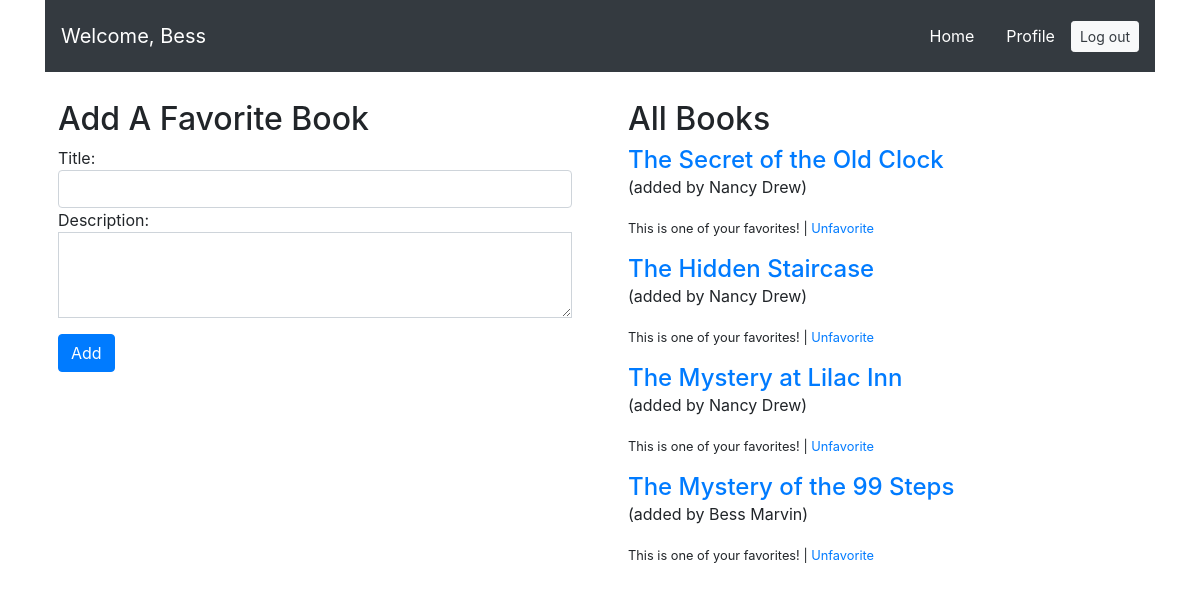
Before: /books/ (signed in) with the older database file.
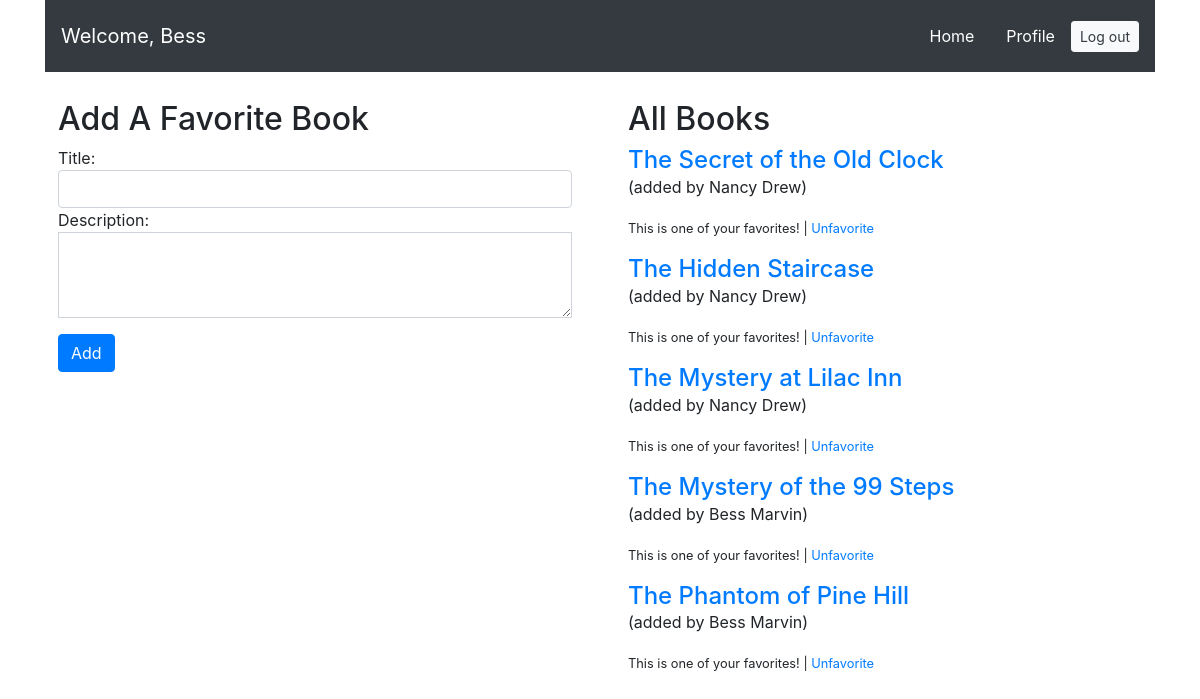
After: the same page with the newer database file.
### book_app/models.py (models this page shows)
class Book(models.Model):
    uploaded_by = models.ForeignKey(User, related_name="books_uploaded", on_delete=models.CASCADE)
    liked_by = models.ManyToManyField(User, related_name="liked_books")
    title = models.CharField(max_length=255)
    desc = models.TextField()
    created_at = models.DateTimeField(auto_now_add=True)
    updated_at = models.DateTimeField(auto_now=True)
    objects = BookManager()

### login_app/models.py (models this page shows)
class User(models.Model):
    first_name = models.CharField(max_length=45)
    last_name = models.CharField(max_length=45)
    email = models.CharField(max_length=255)
    password = models.CharField(max_length=255)
    created_at = models.DateTimeField(auto_now_add=True)
    updated_at = models.DateTimeField(auto_now=True)
    objects = UserManager()

### book_app/views.py (the view)
# urls.py: path('', views.index),
def index(request):
    if 'user_id' not in request.session:  # send back to login
        return redirect('/login')
    context = {
        'all_books': Book.objects.all(),
        'logged_user': User.objects.get(id=request.session['user_id'])
    }
    return render(request, 'book/index.html', context)

### book_app/templates/book/index.html (shortened to what this page needs)
<!DOCTYPE html>
<html lang="en">
<head>
    <link rel="stylesheet" href="https://stackpath.bootstrapcdn.com/bootstrap/4.3.1/css/bootstrap.min.css">
</head>
<body>
    <div class="wrapper container">
        <nav class="navbar navbar-expand-lg navbar-dark bg-dark">
            <a class="navbar-brand" href="/books">Welcome, {{ request.session.username }}</a>
            <div class="collapse navbar-collapse" id="navbarText">
                <span class="navbar-text"><a class="navbar" href="/books">Home</a></span>
                <span class="navbar-text"><a class="navbar" href="/books/profile/{{logged_user.id}}">Profile</a></span>
                <span class="navbar-text"><a class="btn btn-sm btn-light text-dark" href="/logout" role="button">Log out</a></span>
            </div>
        </nav>
        <div class="row">
            <div class="col p-4 m-1">
                <h2 class="display-7">Add A Favorite Book</h2>
                <form action="/books/create" method="POST">
                    <div class="form-group">
                        Title:<input type="text" class="form-control" name="title">
                        Description:<textarea class="form-control rounded-0" rows="3" name="desc"></textarea>
                    </div>
                    <button type="submit" class="btn btn-primary">Add</button>
                </form>
            </div>
            <div class="col p-4 m-1">
                <h2 class="display-7">All Books</h2>
                {% for book in all_books %}
                <div class="form-group">
                    <a href="/books/{{book.id}}"><h4 class="d-inline mr-5">{{book.title}}</h4></a>
                    <p>(added by {{ book.uploaded_by.first_name }} {{ book.uploaded_by.last_name }})</p>
                    {% if logged_user not in book.liked_by.all %}
                        <a href="/books/favorite/{{book.id}}">Add to Favorites!</a>
                    {% else %}
                        <p><small>This is one of your favorites! | <a href="/books/destroy_favorite/{{book.id}}">Unfavorite</a></small></p>
                    {% endif %}
                </div>
                {% endfor %}
            </div>
        </div>
    </div>
</body>
</html>

Changed rows visible on the page:
added Book: title "The Phantom of Pine Hill", uploaded_by.first_name "Bess", uploaded_by.last_name "Marvin"
